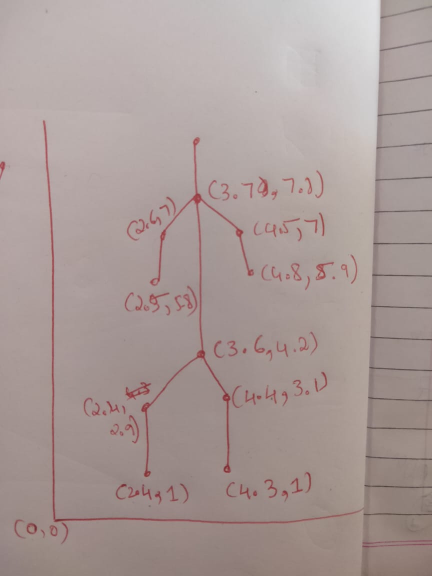
#> input picture sample_coordinates.jpeg, 864 x 1152 px (shown at 1/2 size)
$ python try.py --image sample_coordinates.jpeg
#> lines starting #> are read from the running program, lines starting #| are printed output that depends on the picture
import argparse
import cv2
import math

def getAngle(a, b, c):
    ang = math.degrees(math.atan2(c[1]-b[1], c[0]-b[0]) - math.atan2(a[1]-b[1], a[0]-b[0]))
    return ang + 360 if ang < 0 else ang

# initialize the list of reference points and boolean indicating
refPt = []
angles=[]

def click(event, x, y, flags, param):
	# grab references to the global variables
	global refPt
	# if the left mouse button was clicked, record the starting
	# (x, y) coordinates
	if event == cv2.EVENT_LBUTTONDOWN:
		refPt = [(x, y)]
		angles.append((x,y))

ap = argparse.ArgumentParser()
ap.add_argument("-i", "--image", required=True, help="Path to the image")
args = vars(ap.parse_args())
# load the image, clone it, and setup the mouse callback function
image = cv2.imread(args["image"])
#> image is the input picture: shape (1152, 864, 3); mean B, G, R 152, 154.8, 169.3

print('Original Dimensions : ',image.shape)
#| Original Dimensions :  (1152, 864, 3)

scale_percent = 10 # percent of original size
width = int(image.shape[1] * scale_percent / 100)
#> width = 86
height = int(image.shape[0] * scale_percent / 100)
#> height = 115
dim = (width, height)
#> dim = (86, 115)
# resize image
image = cv2.resize(image, dim, interpolation = cv2.INTER_AREA)
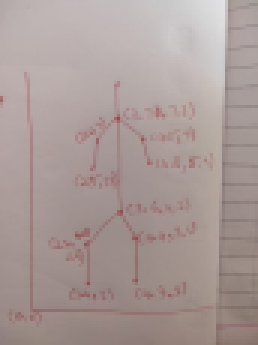
#> image: shape (115, 86, 3) (shown 3 times larger); mean B, G, R 152, 154.8, 169.4
print('Resized Dimensions : ',image.shape)
#| Resized Dimensions :  (115, 86, 3)
clone = image.copy()
cv2.namedWindow("image")
cv2.setMouseCallback("image", click)
# keep looping until the 'q' key is pressed
while True:
	# display the image and wait for a keypress
	cv2.imshow("image", image)
	key = cv2.waitKey(1) & 0xFF
#> (key Esc is pressed here)
	# if the 'c' key is pressed, break from the loop
	if key == ord("c"):
		break

print("Left angles")
print("Angle alpha: ",getAngle(angles[2],angles[1],angles[0]))
print("Angle Beta: ",getAngle(angles[1],angles[2],angles[3]))
print("Right angles")
print("Angle alpha: ",getAngle(angles[6],angles[5],angles[4]))
print("Angle Beta: ",getAngle(angles[5],angles[6],angles[7]))
